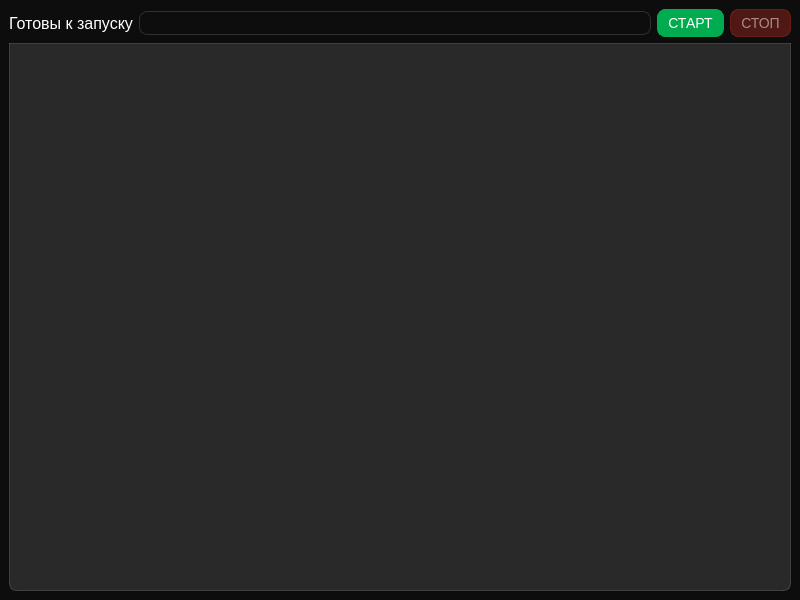
<?xml version="1.0" encoding="UTF-8"?>
<ui version="4.0">
 <class>MainWindow</class>
 <widget class="QMainWindow" name="MainWindow">
  <property name="geometry">
   <rect>
    <x>0</x>
    <y>0</y>
    <width>800</width>
    <height>600</height>
   </rect>
  </property>
  <property name="windowTitle">
   <string>MainWindow</string>
  </property>
  <property name="styleSheet">
   <string notr="true">background-color: #0D0D0E;</string>
  </property>
  <widget class="QWidget" name="centralwidget">
   <layout class="QVBoxLayout" name="verticalLayout_2">
    <item>
     <layout class="QVBoxLayout" name="verticalLayout">
      <item>
       <layout class="QHBoxLayout" name="MenuBox">
        <item>
         <widget class="QLabel" name="progressBarLabel">
          <property name="styleSheet">
           <string notr="true">color: white;
font-size: 16px;</string>
          </property>
          <property name="text">
           <string>Готовы к запуску</string>
          </property>
         </widget>
        </item>
        <item>
         <widget class="QProgressBar" name="progressBar">
          <property name="styleSheet">
           <string notr="true">QProgressBar {
border: 1px solid #303030;
border-radius: 8px;
}

QProgressBar::chunk {
border-radius: 8px;
background-color: #00AC4F;
}</string>
          </property>
          <property name="value">
           <number>0</number>
          </property>
          <property name="textVisible">
           <bool>false</bool>
          </property>
         </widget>
        </item>
        <item>
         <widget class="QPushButton" name="startButton">
          <property name="enabled">
           <bool>true</bool>
          </property>
          <property name="styleSheet">
           <string notr="true">QPushButton:enabled {
background-color: #00AC4F;
border: 1px solid #00AC4F;
border-radius: 8px;
font-size: 14px;
color: white;
padding: 5px 10px;
}
QPushButton:disabled {
background-color: rgba(0, 172, 79, 0.3);
border: 1px solid rgba(0, 172, 79, 0.3);
border-radius: 8px;
font-size: 14px;
color: rgba(255, 255, 255, 0.5);
padding: 5px 10px;
}</string>
          </property>
          <property name="text">
           <string>СТАРТ</string>
          </property>
         </widget>
        </item>
        <item>
         <widget class="QPushButton" name="stopButton">
          <property name="enabled">
           <bool>false</bool>
          </property>
          <property name="styleSheet">
           <string notr="true">QPushButton:enabled {
background-color: #EB3223;
border: 1px solid #EB3223;
border-radius: 8px;
font-size: 14px;
color: white;
padding: 5px 10px;
}
QPushButton:disabled {
background-color: rgba(235, 50, 35, 0.3);
border: 1px solid rgba(235, 50, 35, 0.3);
border-radius: 8px;
font-size: 14px;
color: rgba(255, 255, 255, 0.5);
padding: 5px 10px;
}</string>
          </property>
          <property name="text">
           <string>СТОП</string>
          </property>
         </widget>
        </item>
       </layout>
      </item>
      <item>
       <layout class="QHBoxLayout" name="tableBox">
        <item>
         <widget class="QTableWidget" name="tableWidget">
          <property name="styleSheet">
           <string notr="true">QTableView {
background-color: rgba(255, 255, 255, 30); 
border: 1px solid rgba(255,255,255,40);
border-bottom-right-radius: 7px; 
border-bottom-left-radius: 7px; 
color: white;
}

QHeaderView::section {
background-color: rgb(53, 53, 53);
color: white;
border: none;
height: 50px;
font-size: 16pt;
}

QTableView::item {
    border-style: none;
    border-bottom: 1px solid rgba(255,255,255,50);
}

QTableView::item:selected{
	border: none;
	color: rgb(255, 255, 255);
    background-color: rgba(255, 255, 255, 50);
}</string>
          </property>
          <property name="verticalScrollBarPolicy">
           <enum>Qt::ScrollBarAlwaysOff</enum>
          </property>
          <property name="horizontalScrollBarPolicy">
           <enum>Qt::ScrollBarAlwaysOff</enum>
          </property>
          <property name="showGrid">
           <bool>false</bool>
          </property>
          <attribute name="horizontalHeaderDefaultSectionSize">
           <number>200</number>
          </attribute>
         </widget>
        </item>
       </layout>
      </item>
     </layout>
    </item>
   </layout>
  </widget>
 </widget>
 <resources/>
 <connections/>
</ui>
